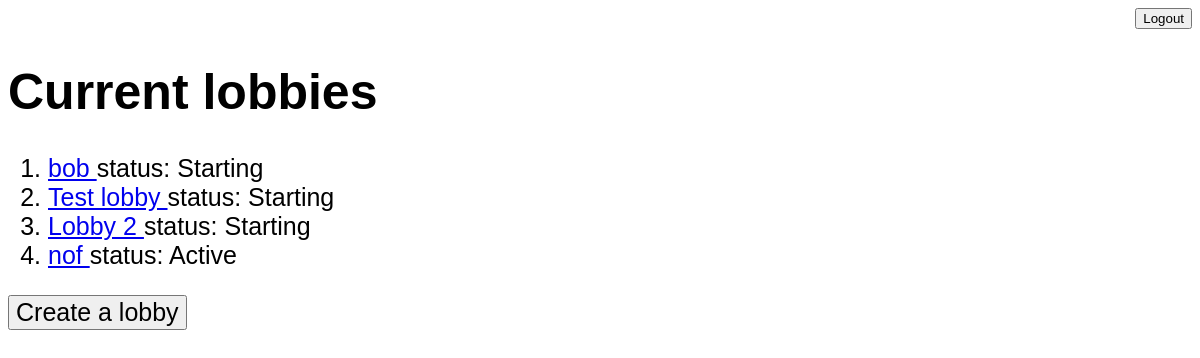
Page /lobby/ (signed in) on the earlier database version.
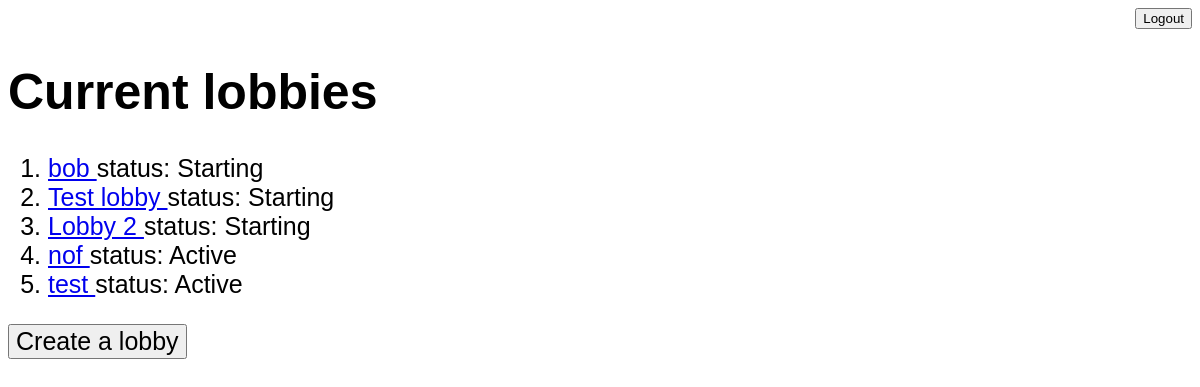
Same page on the later database version.
### lobby/models.py (models this page shows)
class Lobby(models.Model):
    lobbyid = models.AutoField(primary_key=True)
    lobby_name = models.CharField(max_length=255)
    game_admin = models.ForeignKey(User, on_delete=models.CASCADE, null=True)
    game_status = models.IntegerField(choices=GAME_STATUS)
    game_cycle = models.IntegerField(choices=GAME_CYCLE, default=0)
    max_players = models.IntegerField()

### lobby/views.py (the view)
# urls.py: path('lobby/', MainLobbyView.as_view(), name='mainlobby'),
class MainLobbyView(View):
    def get(self, request):
        lobbies = Lobby.objects.all()
        you = Participant.objects.get(userId=request.user.id)
        you.voted = False
        you.role = 0
        you.vote_count = 0
        you.save()
        print(you.vote_count)
        print(you.voted)
        print(you.role)
        return render(request, 'lobby/main.html', {'lobbies': lobbies})

### templates/lobby/main.html (shortened to what this page needs)
<!DOCTYPE html>
<html lang="en">
<head>
</head>
<body>
{% if user.is_authenticated %}
    <form action="{% url 'logout' %}" method="post">
        <div class="container">
            <button class="button-logout" type="submit">Logout</button>
        </div>
    </form>
{% endif %}
<h1>Current lobbies</h1>
<ol>
    {% for l in lobbies %}
        <li><a href="/lobby/{{ l.lobbyid }}/">{{ l.lobby_name }} </a> status: {{ l.get_game_status_display }}</li>
    {% endfor %}
</ol>
<a class="fonts" href="/lobby/CreateLobby/">
    <button class="fonts">Create a lobby</button>
</a>
</body>
</html>

Differences in the rows shown:
added Lobby: lobby_name "test", game_status "Active"
